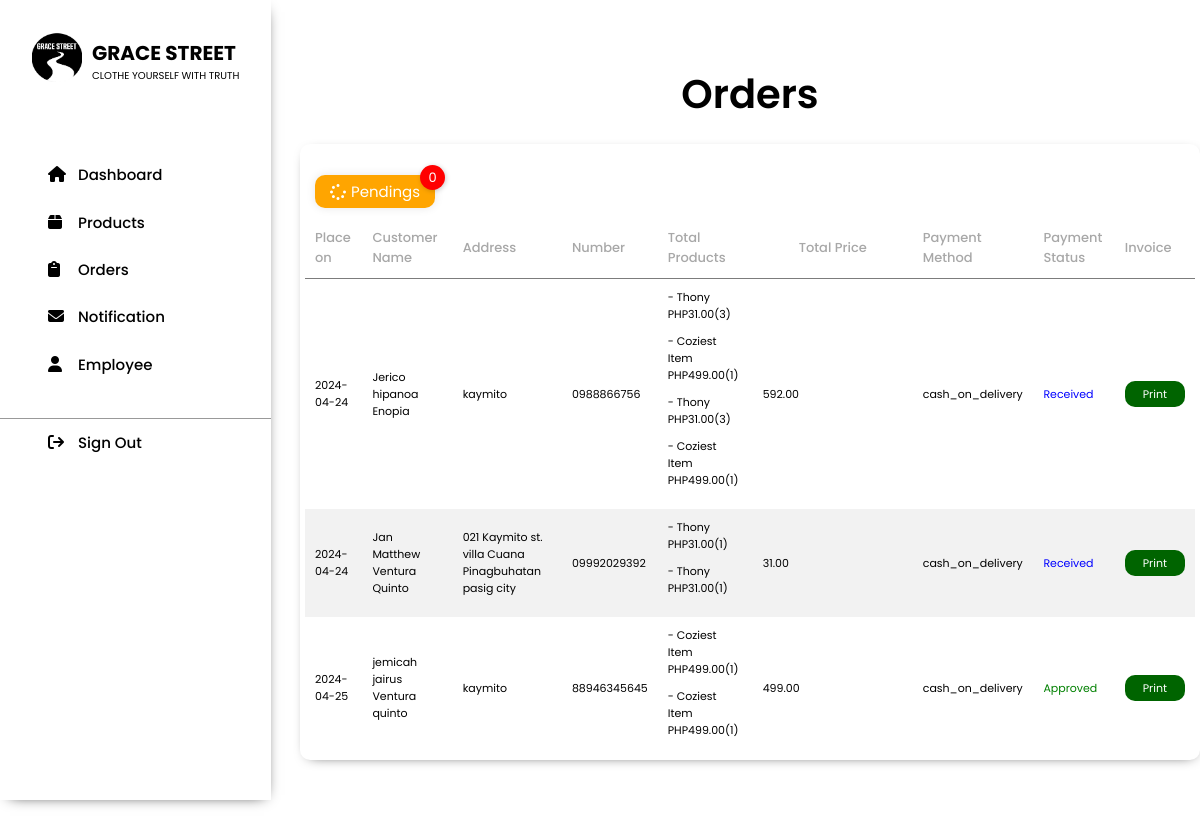
The app's page /admin/orders.php, older data.
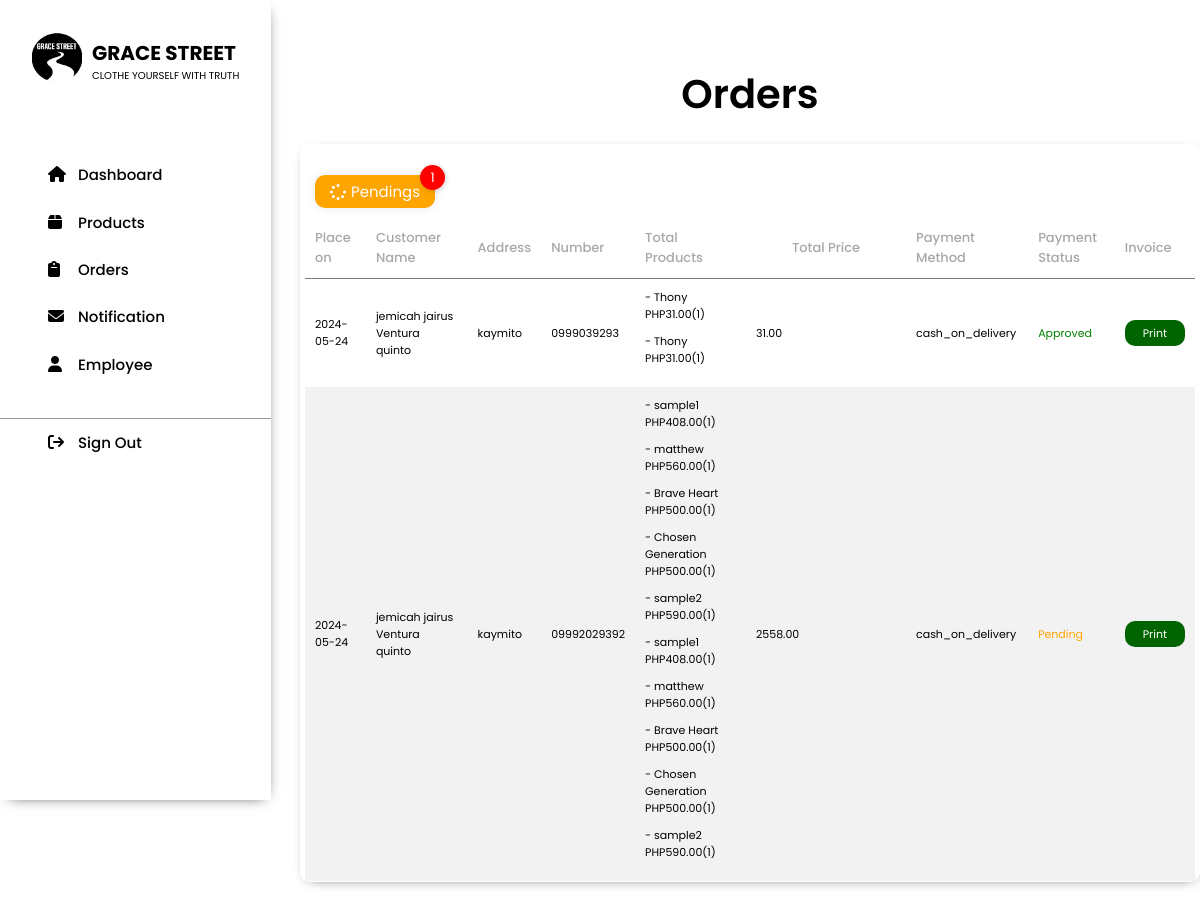
The same page, newer data.
### tables this page shows
CREATE TABLE `orders` (
  `ID` int(11) NOT NULL,
  `Name` varchar(255) DEFAULT NULL,
  `Number` varchar(20) DEFAULT NULL,
  `Email` varchar(255) DEFAULT NULL,
  `Method` varchar(50) DEFAULT NULL,
  `Address` text DEFAULT NULL,
  `Total_Products` varchar(1000) DEFAULT NULL,
  `Total_Price` decimal(10,2) DEFAULT NULL,
  `Placed_on` date DEFAULT NULL,
  `Order_Status` varchar(255) DEFAULT NULL,
  `order_email` varchar(255) DEFAULT NULL
);

### admin/orders.php (the view, shortened to what this page needs)
<?php
include('../components/connect.php');
$sql = "SELECT * FROM orders";
$result = mysqli_query($con, $sql);
$sqls = "SELECT COUNT(*) as total_rows FROM orders WHERE Order_Status = 0 AND Order_Status != 'Received'";
$results = mysqli_query($con, $sqls);
$row = mysqli_fetch_assoc($results);
$totalRows = $row['total_rows'];
?>
<!DOCTYPE html>
<html lang="en">
<head>
    <link rel="stylesheet" href="styles/index.css">
    <link rel="stylesheet" href="https://cdnjs.cloudflare.com/ajax/libs/font-awesome/6.5.2/css/all.min.css" />
</head>
<body>
<?php include '../admin/dashboard_header.php'; ?>
   <section class="main_orders_container">
        <div class="main_container">
            <h1 class="main_title">Orders</h1>
            <div class="main_products_box">
                <div class="main_products_table">
                    <table>
                        <div class="pen_div" id="pen_div_trigger">
                            <div class="orange_count"><?php echo $totalRows ?></div>
                            <i class="fa-solid fa-spinner" style="color: #ffffff;"></i>
                            <a class="pendings">Pendings</a>
                        </div>
                        <thead>
                            <tr>
                                <th>Place on</th>
                                <th>Customer Name</th>
                                <th>Address</th>
                                <th>Number</th>
                                <th>Total Products</th>
                                <th>Total Price</th>
                                <th>Payment Method</th>
                                <th>Payment Status</th>
                                <th>Invoice</th>
                            </tr>
                        </thead>
                        <tbody>
                        <tbody>
                        <?php if(mysqli_num_rows($result) > 0): ?>
                            <?php while($row = mysqli_fetch_assoc($result)): ?>
                            <tr class="order-view" >
                                <td><?php echo $row['Placed_on']; ?></td>
                                <td><?php echo $row['Name']; ?></td>
                                <td><?php echo $row['Address']; ?></td>
                                <td><?php echo $row['Number']; ?></td>
                                <td><?php echo $row['Total_Products']; ?><?php echo $row['Total_Products']; ?></td>
                                <td><?php echo $row['Total_Price']; ?></td>
                                <td><?php echo $row['Method']; ?></td>
                                <td style="color: <?php
                                    if ($row['Order_Status'] == 0) {
                                        echo 'orange';
                                    } elseif ($row['Order_Status'] == 1) {
                                        echo 'green';
                                    } elseif ($row['Order_Status'] == 'Received') {
                                        echo 'blue';
                                    }
                                ?>">
                                    <?php
                                    if ($row['Order_Status'] == 0) {
                                        echo 'Pending';
                                    } elseif ($row['Order_Status'] == 1) {
                                        echo 'Approved';
                                    } elseif ($row['Order_Status'] == 'Received') {
                                        echo 'Received';
                                    }
                                    ?>
                                </td>
                                <td><a class="printbtn" type="submit" href="generate_invoice.php?id=<?php echo $row['ID']; ?>&name=<?php echo urlencode($row['Name']); ?>&address=<?php echo urlencode($row['Address']); ?>&number=<?php echo urlencode($row['Number']); ?>&total_products=<?php echo urlencode($row['Total_Products']); ?>&total_price=<?php echo urlencode($row['Total_Price']); ?>&method=<?php echo urlencode($row['Method']); ?>">Print</a></td>
                            </tr>
                            <?php endwhile; ?>
                        </tbody>
                    </table>
                    <?php endif; ?>
                </div>
            </div>
        </div>
   </section>
</body>
</html>

### admin/dashboard_header.php (shortened to what this page needs)
<header>
    <section class="dashboard_container">
        <div class="dashboard_box">
            <div class="dashboard_logo">
                <div class="logo">
                    <img src="assets/grace_logo.jpg" alt="" width="50px">
                </div>
                <div class="logo_text">
                    <h1>GRACE STREET</h1>
                    <p>CLOTHE YOURSELF WITH TRUTH</p>
                </div>
            </div>
        </div>
        <div class="dashboard_menu_box">
            <div class="dashboard_menu">
               <a href="../admin/dashboard.php" class="home">
                    <div class="dashboard_sec">
                        <div class="dash_icon">
                            <i class="fa-solid fa-house"></i>
                        </div>
                        <div class="dash_text">
                            <h1>Dashboard</h1>
                        </div>
                    </div>
               </a>
                <a href="../admin/products.php" class="products">
                    <div class="dashboard_sec">
                        <div class="dash_icon">
                            <i class="fa-solid fa-box"></i>
                        </div>
                        <div class="dash_text">
                            <h1>Products</h1>
                        </div>
                    </div>
                </a>
                <a href="orders.php" class="orders">
                    <div class="dashboard_sec">
                        <div class="dash_icon">
                            <i class="fa-solid fa-clipboard"></i>
                        </div>
                        <div class="dash_text">
                            <h1>Orders</h1>
                        </div>
                    </div>
                </a>
                <a href="notification.php" class="notif">
                    <div class="dashboard_sec">
                        <div class="dash_icon">
                            <i class="fa-solid fa-envelope"></i>
                        </div>
                        <div class="dash_text">
                            <h1>Notification</h1>
                        </div>
                    </div>
                </a>
                <a href="employee.php" class="notif">
                    <div class="dashboard_sec">
                        <div class="dash_icon">
                            <i class="fa-solid fa-user"></i>
                        </div>
                        <div class="dash_text">
                            <h1>Employee</h1>
                        </div>
                    </div>
                </a>
            </div>
        </div>
        <div class="dashboard_logout_box">
            <div class="dashboard_menu">
            <a href="?logout" class="home" onclick="return confirm('Are you sure you want to log out?');">
                    <div class="dashboard_sec">
                        <div class="dash_icon">
                            <i class="fa-solid fa-arrow-right-from-bracket"></i>
                        </div>
                        <div class="dash_text">
                            <h1>Sign Out</h1>
                        </div>
                    </div>
                </a>
            </div>
        </div>
    </section>
</header>

### admin/styles/index.css (style rules this page uses)
* { padding: 0; margin: 0; box-sizing: border-box; font-family: "Poppins", sans-serif; }
.dashboard_container { position: fixed; max-width: 280px; min-height: 100vh; background-color: white; -webkit-box-shadow: 1px 3px 14px -8.5px #000000; -moz-box-shadow: 1px 3px 14px -8.5px #000000; box-shadow: 1px 3px 14px -8.5px #000000; }
.dashboard_box { padding: 2rem 2rem; }
.dashboard_logo { display: flex; justify-content: center; align-items: center; gap: 10px; }
.logo_text h1 { font-size: 20px; }
.logo_text p { font-size: 10px; }
.dashboard_menu_box { margin-top: 30px; padding-bottom: 30px; border-bottom: 1px solid rgba(0, 0, 0, 0.4); }
.dashboard_menu { display: flex; flex-direction: column; }
.dashboard_menu a { text-decoration: none; color: black; animation: ease-in 0.3s; }
.dashboard_sec { display: flex; padding: 0.7rem 3rem; gap: 10px; align-items: center; }
.dash_icon i { width: 20px; height: 20px; }
.dash_text h1 { font-size: 15px; font-weight: 500; }
.main_container { padding: 4rem 0; }
.main_title { text-align: center; font-size: 40px; font-weight: 600; }
.main_products_table { margin-top: 50px; padding: 0px 0px; }
.main_products_table table { border-collapse: collapse; width: 100%; }
.main_products_table th { color: #a8a8a8; border-bottom: 1px solid rgba(0, 0, 0, 0.3); font-size: 13px; font-weight: 500; padding: 10px; text-align: left; }
.main_products_table th:nth-child(6) { width: 20vh; text-align: center; }
.main_products_table td:nth-child(6) { overflow-y: auto; }
.main_products_table tbody tr:nth-child(even) { background-color: #f2f2f2; }
.main_products_table td { padding: 10px; font-size: 13px; }
.main_products_box { margin-top: 20px; border-radius: 10px; padding: 1px 5px; background-color: white; -webkit-box-shadow: 1px 3px 14px -8.5px #000000; -moz-box-shadow: 1px 3px 14px -8.5px #000000; box-shadow: 1px 3px 14px -8.5px #000000; }
.main_orders_container { min-height: 100vh; position: absolute; top: 0; width: 75%; margin-left: 300px; }

### admin/orders.php (style rules this page uses)
.pen_div { display: flex; justify-content: center; align-items: center; gap: 5px; width: 120px; border-radius: 10px; background-color: orange; padding: 5px 5px; margin: -20px 0 10px 10px; position: relative; cursor: pointer; box-shadow: 0px 0px 10px rgba(0, 0, 0, 0.1); }
.pendings { text-decoration: none; color: white; font-size: 15px; }
.orange_count { top: -10px; box-shadow: 1px 1px 5px 0px rgba(0,0,0,0.2); right: -10px; width: 25px; height: 25px; border-radius: 100px; background-color: red; position: absolute; display: flex; align-items: center; justify-content: center; color: white; font-size: 13px; }
.printbtn { text-decoration: none; background-color: darkgreen; padding: 5px 18px; border-radius: 10px; color: white; }
.order-view td { font-size: 11px; }

Row changes from the older to the newer data that the page shows:
removed orders: Placed_on "2024-04-24", Name "Jerico hipanoa Enopia", Address "kaymito", Number "0988866756", Total_Products "- Thony PHP31.00(3) - Coziest Item PHP499.00(1)", Total_Price "592.00", Method "cash_on_delivery", Order_Status "Received"
removed orders: Placed_on "2024-04-24", Name "Jan Matthew Ventura Quinto", Address "021 Kaymito st. villa Cuana Pinagbuhatan pasig city", Number "09992029392", Total_Products "- Thony PHP31.00(1)", Total_Price "31.00", Method "cash_on_delivery", Order_Status "Received"
removed orders: Placed_on "2024-04-25", Name "jemicah jairus Ventura quinto", Address "kaymito", Number "88946345645", Total_Products "- Coziest Item PHP499.00(1)", Total_Price "499.00", Method "cash_on_delivery", Order_Status "Approved"
added orders: Placed_on "2024-05-24", Name "jemicah jairus Ventura quinto", Address "kaymito", Number "0999039293", Total_Products "- Thony PHP31.00(1)", Total_Price "31.00", Method "cash_on_delivery", Order_Status "Approved"
added orders: Placed_on "2024-05-24", Name "jemicah jairus Ventura quinto", Address "kaymito", Number "09992029392", Total_Products "- sample1 PHP408.00(1) - matthew PHP560.00(1) - Brave Heart PHP500.00(1) - Chosen Generation PHP500.00(1) - sample2 PHP590.00(1)", Total_Price "2558.00", Method "cash_on_delivery", Order_Status "Pending"
Text that changed along with them:
$totalRows: "0" → "1"
